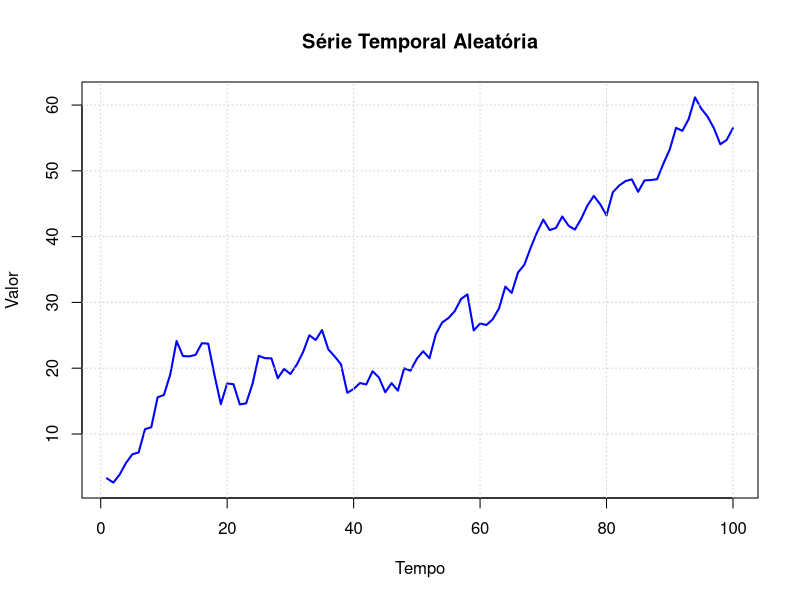
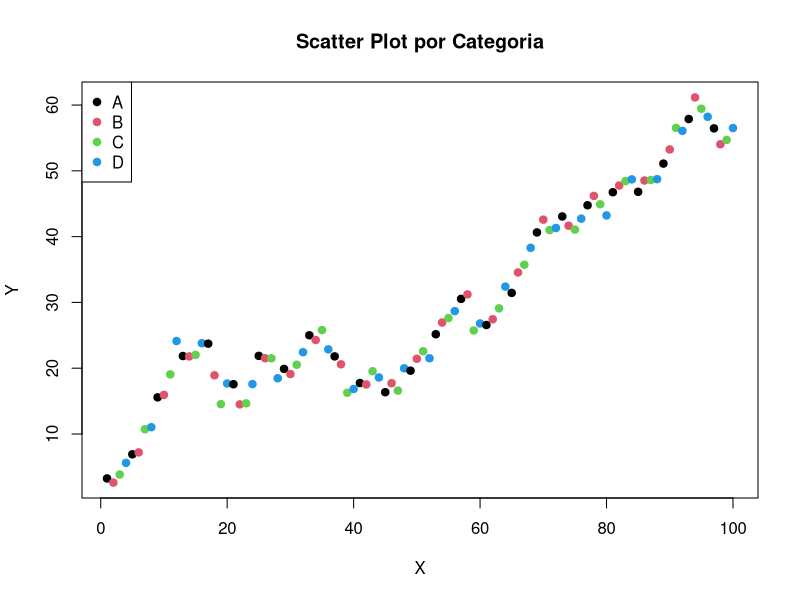
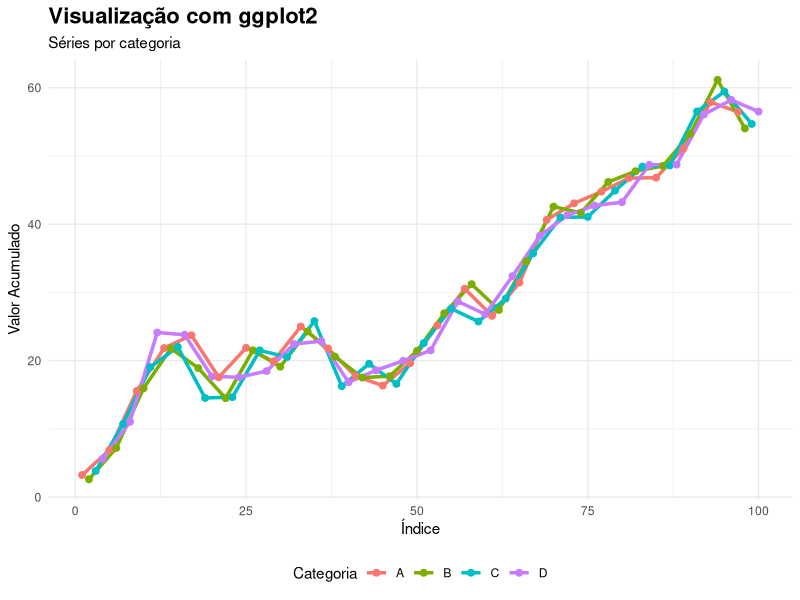
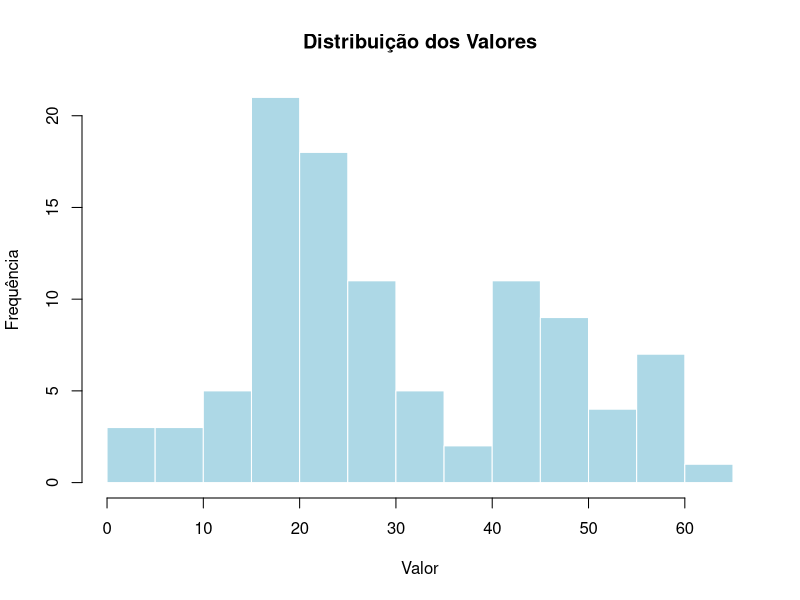
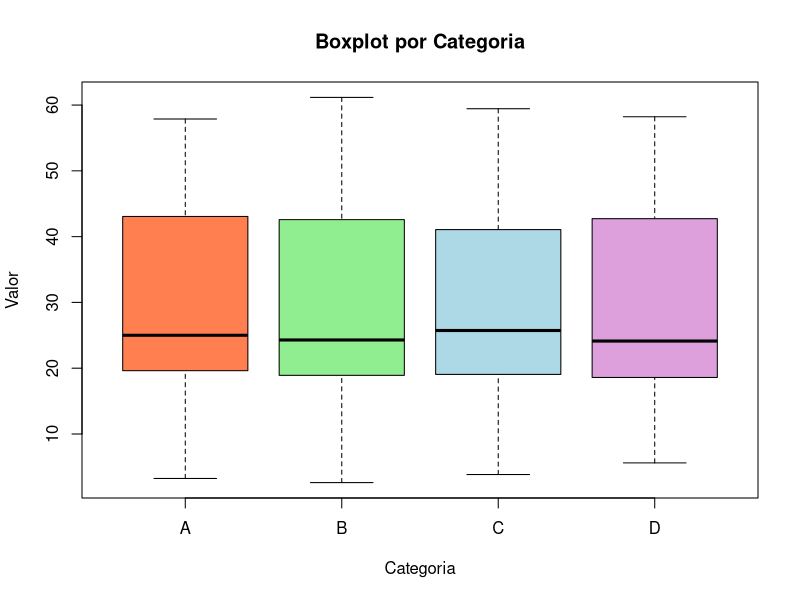

The R source for these figures, in order:
# install.packages("testthat")
#library(testthat)
# install.packages("tidyverse")
library(tidyverse)
# Script de teste para R no VS Code
# Pressione Ctrl+Enter para executar linha por linha

# Carregar bibliotecas (instale se necessário)
# install.packages("ggplot2")
library(ggplot2)

# Criar dados de exemplo
set.seed(42)
dados <- data.frame(
  x = 1:100,
  y = cumsum(rnorm(100, mean = 0.5, sd = 2)),
  categoria = rep(c("A", "B", "C", "D"), 25)
)

# Plot 1: Gráfico de linha simples
plot(dados$x, dados$y, 
     type = "l", 
     col = "blue", 
     lwd = 2,
     main = "Série Temporal Aleatória",
     xlab = "Tempo",
     ylab = "Valor")
grid()

# Plot 2: Scatter plot com cores
plot(dados$x, dados$y, 
     col = as.factor(dados$categoria),
     pch = 19,
     main = "Scatter Plot por Categoria",
     xlab = "X",
     ylab = "Y")
legend("topleft", 
       legend = levels(as.factor(dados$categoria)),
       col = 1:4,
       pch = 19)

# Plot 3: Usando ggplot2 (mais bonito)
ggplot(dados, aes(x = x, y = y, color = categoria)) +
  geom_line(size = 1.2) +
  geom_point(size = 2) +
  theme_minimal() +
  labs(
    title = "Visualização com ggplot2",
    subtitle = "Séries por categoria",
    x = "Índice",
    y = "Valor Acumulado",
    color = "Categoria"
  ) +
  theme(
    plot.title = element_text(size = 16, face = "bold"),
    legend.position = "bottom"
  )

# Plot 4: Histograma
hist(dados$y, 
     col = "lightblue",
     border = "white",
     main = "Distribuição dos Valores",
     xlab = "Valor",
     ylab = "Frequência",
     breaks = 20)

# Plot 5: Boxplot por categoria
boxplot(y ~ categoria, 
        data = dados,
        col = c("coral", "lightgreen", "lightblue", "plum"),
        main = "Boxplot por Categoria",
        xlab = "Categoria",
        ylab = "Valor")

# Visualizar dados no painel de variáveis
print(head(dados))
print(summary(dados))


library(tidyverse)
set.seed(42)
dados <- data.frame(
  x = 1:100,
  y = cumsum(rnorm(100, mean = 0.5, sd = 2)),
  categoria = rep(c("A", "B", "C", "D"), 25)
)

